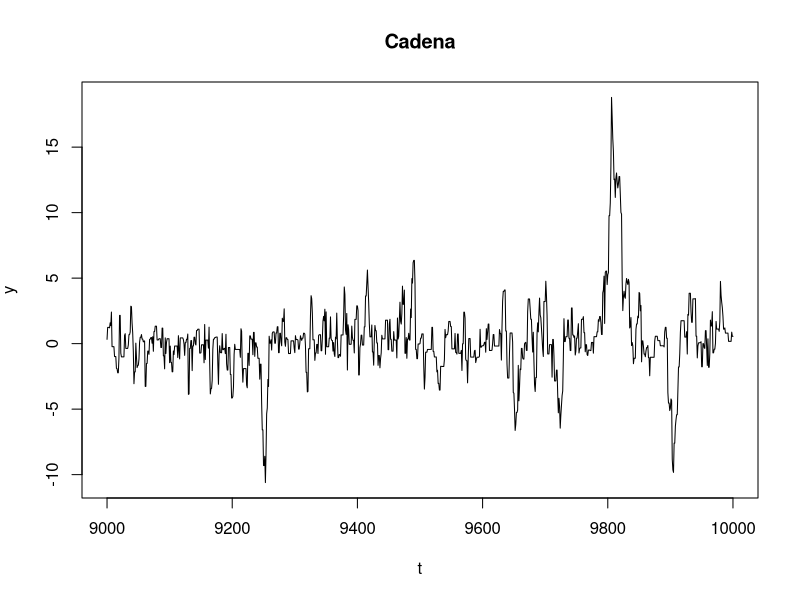
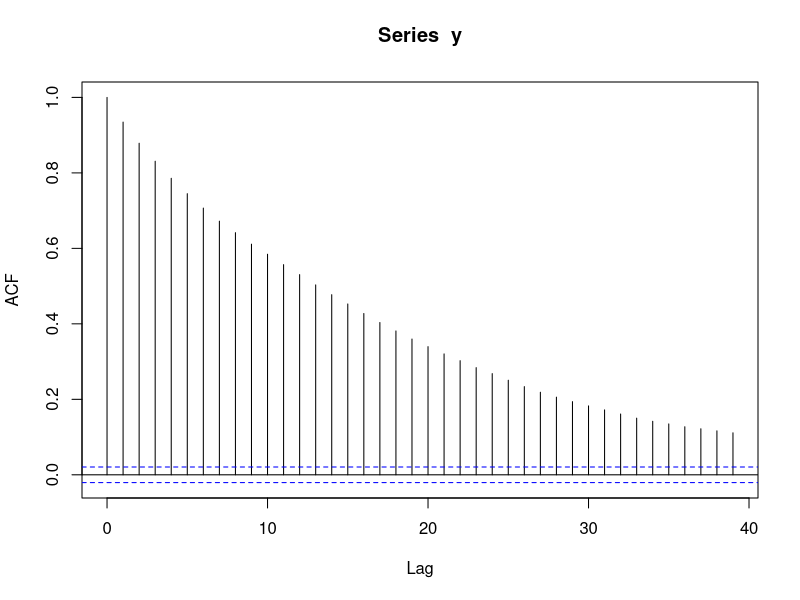
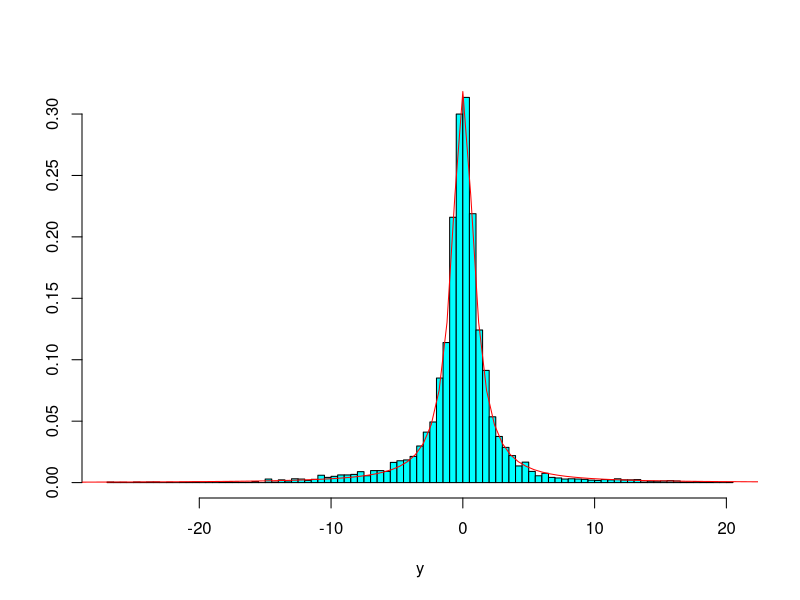

Write the R code that produced these figures, in order.
## Script para el algoritmo de MH
set.seed(4606)
sigma <-2 #Parámetro de escala de la distribución Normal
n <- 10000 ## generar 100 iteraciones
x <- rep(0,n) #Creamos estados de la cadena
x
x[1] <- rnorm(1) # Si no se coloca los parametro de escala y forma entonces N(0,1)
for (i in 2: n){
  y <- x[i-1]+sigma*rnorm(1) # y es el parametro
  # propuesto, x[i] es el para¡metro a ser inferenciado
  u <- runif(1)
  ratio <- (dcauchy(y)*dnorm(x[i-1],y,sigma))/
    (dcauchy(x[i-1])*dnorm(y,x[i-1],sigma))
  alpha <- min(1,ratio)
  if(u<=alpha){x[i] <- y}
  else{x[i] <- x[i-1]}
}
y=x
#Visualmente vemos el comportamiento de la cadena (Ver si ya convergio)
#Ultimas 10,000 iteraciones
plot(seq(n-1000,n),y[(length(y)-1000):length(y)],
     type = "l",xlab='t',ylab=expression(y),main="Cadena")


#calentamiento o burn-in, eliminando las 100 primeras iteraciones
burn<-1000
y=y[burn:length(y)]
#Vemos independencia
acf(y)
library(MASS)
truehist(y)
curve(dcauchy(x),-30,30,add = TRUE, col="red")
